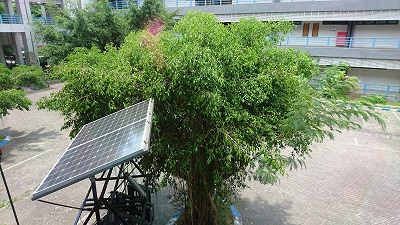
#> input picture 08_Image_Processing/Histogram/histogramIntersection/images/1.jpg, 400 x 225 px; its folder holds 2 pictures in this run
$ python histogramIntersection.py
#> lines starting #> are read from the running program, lines starting #| are printed output that depends on the picture
import os, cv2
import numpy as np
import matplotlib.pyplot as plt
from matplotlib.gridspec import GridSpec

_intensityHLS = 256
_intensityPlotHLS = np.arange(_intensityHLS)

_projectDirectory = os.path.dirname(__file__)
_imagesDirectory = os.path.join(_projectDirectory, "images")

def _intersection(_hist1, _hist2, _channel):
	_indexMin1 = _hist1 < _hist2
	_indexMin2 = _hist2 < _hist1
	_indexSame = _hist1 == _hist2
	return (np.sum(_hist1[_indexMin1]) + np.sum(_hist2[_indexMin2]) + np.sum(_hist1[_indexSame])) * _channel

_images = []
for _root, _dirs, _files in os.walk(_imagesDirectory):
	for _file in _files:
		if _file.endswith(".jpg"):
			_images.append(os.path.join(_imagesDirectory, _file))

_imageIndex = 0
_imageTotal = len(_images)

_img1 = cv2.imread(_images[_imageIndex], cv2.IMREAD_UNCHANGED)
#> _img1 is the input picture: shape (225, 400, 3); mean B, G, R 112.3, 136.6, 123
_img1HLS = cv2.cvtColor(_img1, cv2.COLOR_BGR2HLS)
#> _img1HLS: shape (225, 400, 3); mean of channels 0, 1, 2 52.1, 124.2, 67.7
_img2 = cv2.imread(_images[_imageIndex + 1], cv2.IMREAD_UNCHANGED)
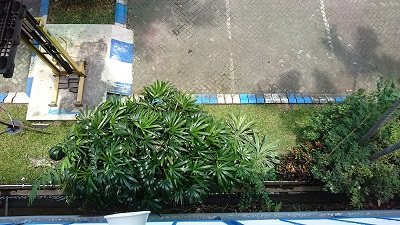
#> input picture 08_Image_Processing/Histogram/histogramIntersection/images/2.jpg, 400 x 225 px
#> _img2 is the input picture: shape (225, 400, 3); mean B, G, R 100.4, 118.1, 107.5
_img2HLS = cv2.cvtColor(_img2, cv2.COLOR_BGR2HLS)
#> _img2HLS: shape (225, 400, 3); mean of channels 0, 1, 2 49.4, 108.6, 64.5

_histH1 = cv2.calcHist([_img1HLS], [0], None, [256], [0, 256])
_histL1 = cv2.calcHist([_img1HLS], [1], None, [256], [0, 256])
_histS1 = cv2.calcHist([_img1HLS], [2], None, [256], [0, 256])
_histH2 = cv2.calcHist([_img2HLS], [0], None, [256], [0, 256])
_histL2 = cv2.calcHist([_img2HLS], [1], None, [256], [0, 256])
_histS2 = cv2.calcHist([_img2HLS], [2], None, [256], [0, 256])

_histHIntersect = cv2.compareHist(_histH1, _histH2, cv2.HISTCMP_INTERSECT)
_histLIntersect = cv2.compareHist(_histL1, _histL2, cv2.HISTCMP_INTERSECT)
_histSIntersect = cv2.compareHist(_histS1, _histS2, cv2.HISTCMP_INTERSECT)
_histIntersect = (_histHIntersect + _histLIntersect + _histSIntersect) / _img1.size

_fig = plt.figure("Histogram Intersection")
_gs = GridSpec(3, 3)

_fig1 = plt.subplot(_gs[0:3, 0])
_fig1.set_title("Image 1", color = "blue")
plt.tight_layout()
_fig1ShowIt = plt.imshow(cv2.cvtColor(_img1, cv2.COLOR_BGR2RGB))

_fig2 = plt.subplot(_gs[0, 1])
_fig2.set_title("Hue Histogram Intersection")
plt.xlabel("Intensity")
plt.ylabel("PMF")
plt.tight_layout()
_fig2ShowIt = plt.plot(_intensityPlotHLS, _histH1, "b", _intensityPlotHLS, _histH2, "r", alpha = 0.8)

_fig3 = plt.subplot(_gs[1, 1])
_fig3.set_title("Lightness Histogram Intersection")
plt.xlabel("Intensity")
plt.ylabel("PMF")
plt.tight_layout()
_fig3ShowIt = plt.plot(_intensityPlotHLS, _histL1, "b", _intensityPlotHLS, _histL2, "r", alpha = 0.8)

_fig4 = plt.subplot(_gs[2, 1])
_fig4.set_title("Saturation Histogram Intersection")
plt.xlabel("Intensity")
plt.ylabel("PMF")
plt.tight_layout()
_fig4ShowIt = plt.plot(_intensityPlotHLS, _histS1, "b", _intensityPlotHLS, _histS2, "r", alpha = 0.8)

_fig5 = plt.subplot(_gs[0:2, 2])
_fig5.set_title("Image 2", color = "red")
plt.tight_layout()
_fig5ShowIt = plt.imshow(cv2.cvtColor(_img2, cv2.COLOR_BGR2RGB))

_fig6 = plt.subplot(_gs[2, 2])
plt.xticks(())
plt.yticks(())
plt.tight_layout()
plt.text(0.5, 0.5, "Likelihood: " + str("%.5f" %_histIntersect), ha = "center", va = "center", size = 12)

plt.show()
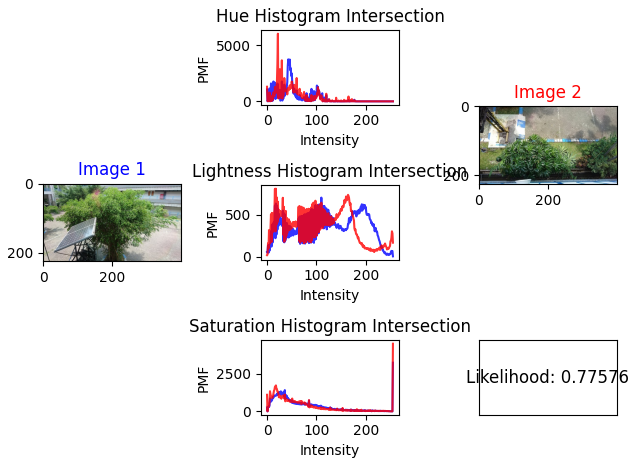
#> figure drawn by matplotlib, 5 panels; panel 2: curve peaks at x = 43, y = 3755; panel 2: curve peaks at x = 22, y = 6051; panel 3: curve peaks at x = 110, y = 703; panel 3: curve peaks at x = 18, y = 809
